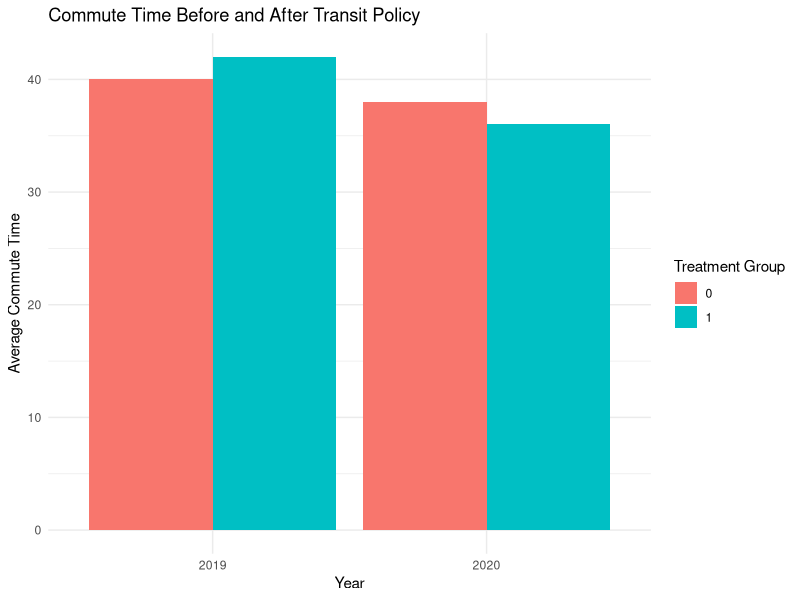

This chart was generated by the following R code:
## ---- chunk 1
knitr::opts_chunk$set(echo = TRUE)
## ---- chunk 2
# Load libraries
library(tidyverse)

# set working directory
setwd("/Users/ganzorig/Library/Mobile Documents/com~apple~CloudDocs/Data and R/Github/First example project")

# Load the data
data <- read_csv("transit_policy_data.csv")

# Create DiD variables
data <- data %>%
  mutate(post = ifelse(year == 2020, 1, 0),
         did = post * treatment_group)

# Run the DiD regression
model <- lm(commute_time ~ treatment_group + post + did, data = data)
summary(model)


## ---- chunk 3
# Plot average commute times
data %>%
  group_by(year, treatment_group) %>%
  summarise(avg_commute = mean(commute_time)) %>%
  ggplot(aes(x = factor(year), y = avg_commute, fill = factor(treatment_group))) +
  geom_col(position = "dodge") +
  labs(title = "Commute Time Before and After Transit Policy",
       x = "Year", y = "Average Commute Time",
       fill = "Treatment Group") +
  theme_minimal()
  
